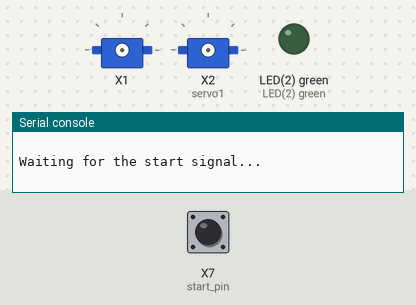
A program run on a simulated pyboard running MicroPython. On the bench: 2 × servo, output pins drawn as LEDs (lit = HIGH), the last lines printed to the serial console. Inputs (shaded band) come from the test bench; at power-on: X7 (start_pin) LOW. Library files of the repository ran but are not shown: 1 file(s).

Above: at 1.2 s.
1.3 s: X7 (start_pin) pulled HIGH for 0.15 s
At 1.8 s:
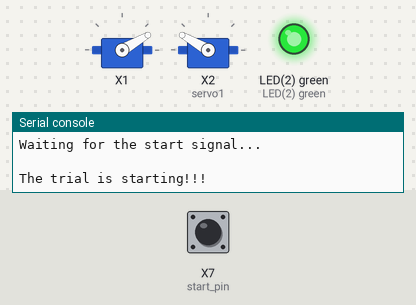
At 2.6 s:
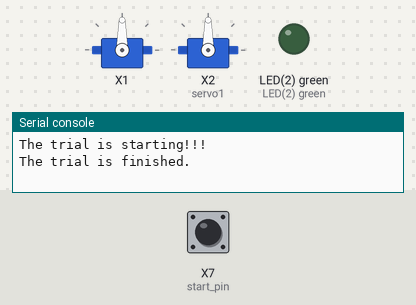
Timing chart, 0 to 4.3 s (numbered marks = the images above; inputs shaded):
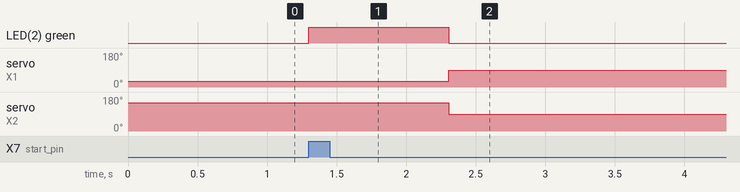

Measured:
- after the input at 1.3 s, LED(2) green: LOW → HIGH at once, → LOW 1.0 s later; servo on X1: 30° → 90° after 1.0 s; servo on X2 (servo1): 150° → 90° after 1.0 s

The program:

main.py
```python
###############################################################################
# main.py
#
# This is the code for the "Placebo" machine for the fall 2017 MCHE 201 final
# contest:
#   http://www.ucs.louisiana.edu/~jev9637/MCHE201_StarWars.html
#
# The machine just releases two tennis balls onto the track once the start
# signal is sensed. Hobby-style servos are used as the release mechanism.
# As written, it is set up for the pyboard LITE servo pin assignments. See the
# comments in the script for changes necessary for the pyboard.
#
#
# See the link below for information on external interrupts in MicroPython
#   http://docs.micropython.org/en/latest/pyboard/library/pyb.ExtInt.html?highlight=interrupt
#
# Created: 11/21/17
#   - Joshua Vaughan
#   - joshua.vaughan@louisiana.edu
#   - http://www.ucs.louisiana.edu/~jev9637
#
# Modified:
#   *
#
# TODO:
#   *
###############################################################################

import pyb  # import the pyboard module
import time # import the time module


def handle_start_signal(line):
    """
    This function will run every time the start signal state changes from
    low to high. We use it to change the value of the start_trial variable
    from False to True. This will cause the while loop below to end, and the
    main part of the code to run.
    """
    # We need the global modifier here to enable changing
    # the value of a global variable (start_trial in this case)
    global start_trial

    # Turn on the green LED to indicate the trial is starting, but only
    # if this is our first time starting the trial
    if start_trial == False:
        GREEN_LED.on()

    start_trial = True


# Define the servo object. The numbering scheme differs between the pyboard and
# the pyboard LITE.
#
# For the pyboard:
#  Servo 1 is connected to X1, Servo 2 to X2, Servo 3 to X3, and Servo 2 to X4
#
# For the pyboard LITE:
#  Servo 1 is connected to X3, Servo 2 to X4, Servo 3 to X1, and Servo 2 to X2

# Here, we'll use the first position on the pyboard
servo1 = pyb.Servo(1)
servo2 = pyb.Servo(2)


# This flag variable will be checked in the main part of the script, and
# changed by an interrupt handler function attached to the track banana plugs
start_trial = False

# Assign the start pin to variable start_pin
# We set it up as an input with a pulldown resistor and add an interrupt to
# handle when it is pressed. This interrupt looks for rising edges, meaning
# when the state changes from low to high
start_pin = pyb.ExtInt(pyb.Pin('X7'),
                       pyb.ExtInt.IRQ_RISING,
                       pyb.Pin.PULL_DOWN,
                       handle_start_signal)

# Let's also set up the green LED to turn on when we sense the start button
GREEN_LED = pyb.LED(2)


# ----------------- The main part of the script starts here -----------------
# This will loop until the value of start_trial becomes true
while (not start_trial):
    print("Waiting for the start signal...\n")
    time.sleep_ms(100) # Sleep 100 milliseconds (0.1s)


#-- Your control algorithm would go here in place of these print statements --
print("The trial is starting!!!")

# Move the servos to release the tennis balls
servo1.angle(-60)
servo2.angle(60)

# wait 1 second
time.sleep(1)

# reset the servos to 0 angle
servo1.angle(0)
servo2.angle(0)

# Finally, turn off the Green LED
print("The trial is finished.\n")
GREEN_LED.off() # Turn off the green LED to indicate that the trial is finished
```
